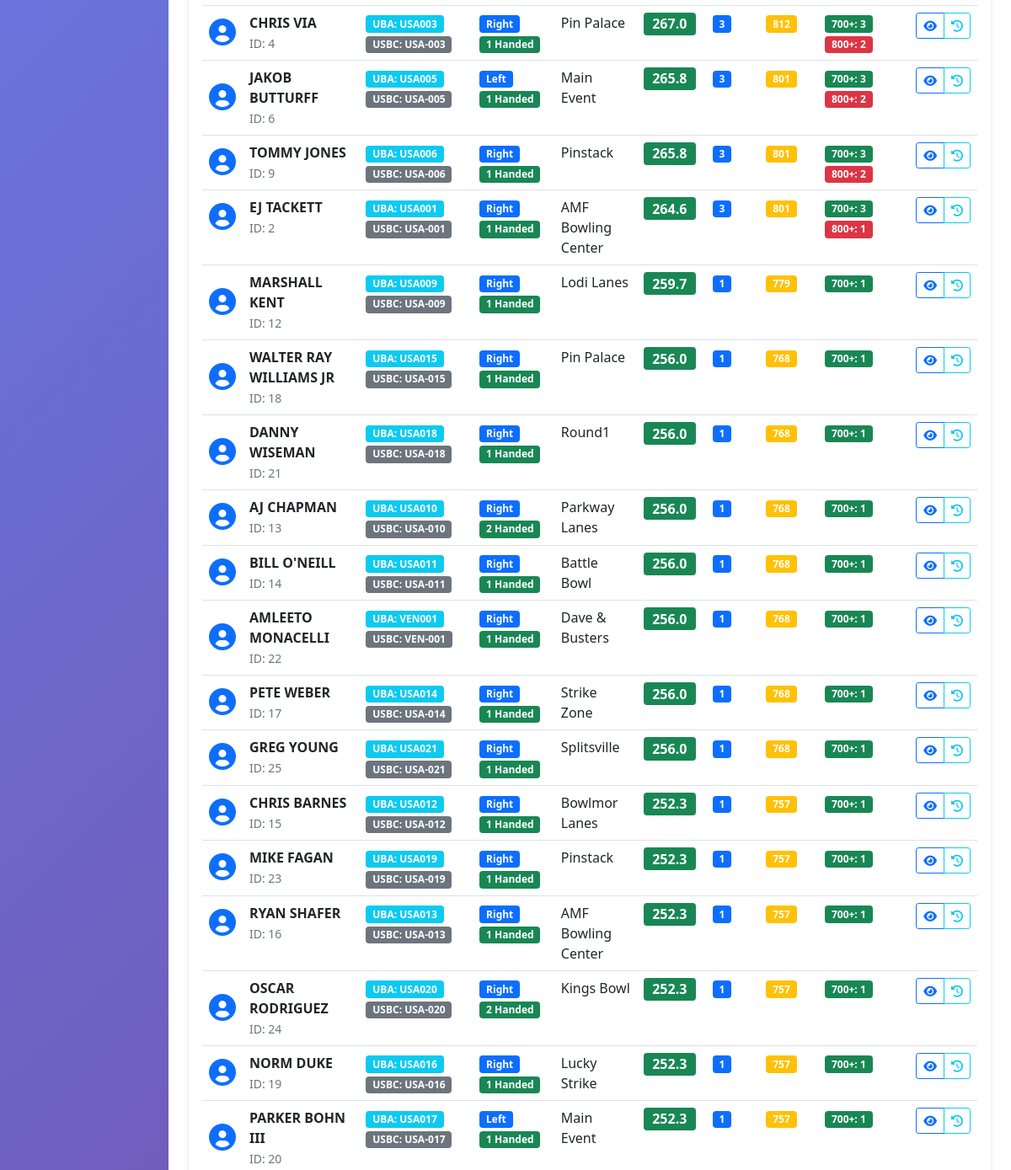
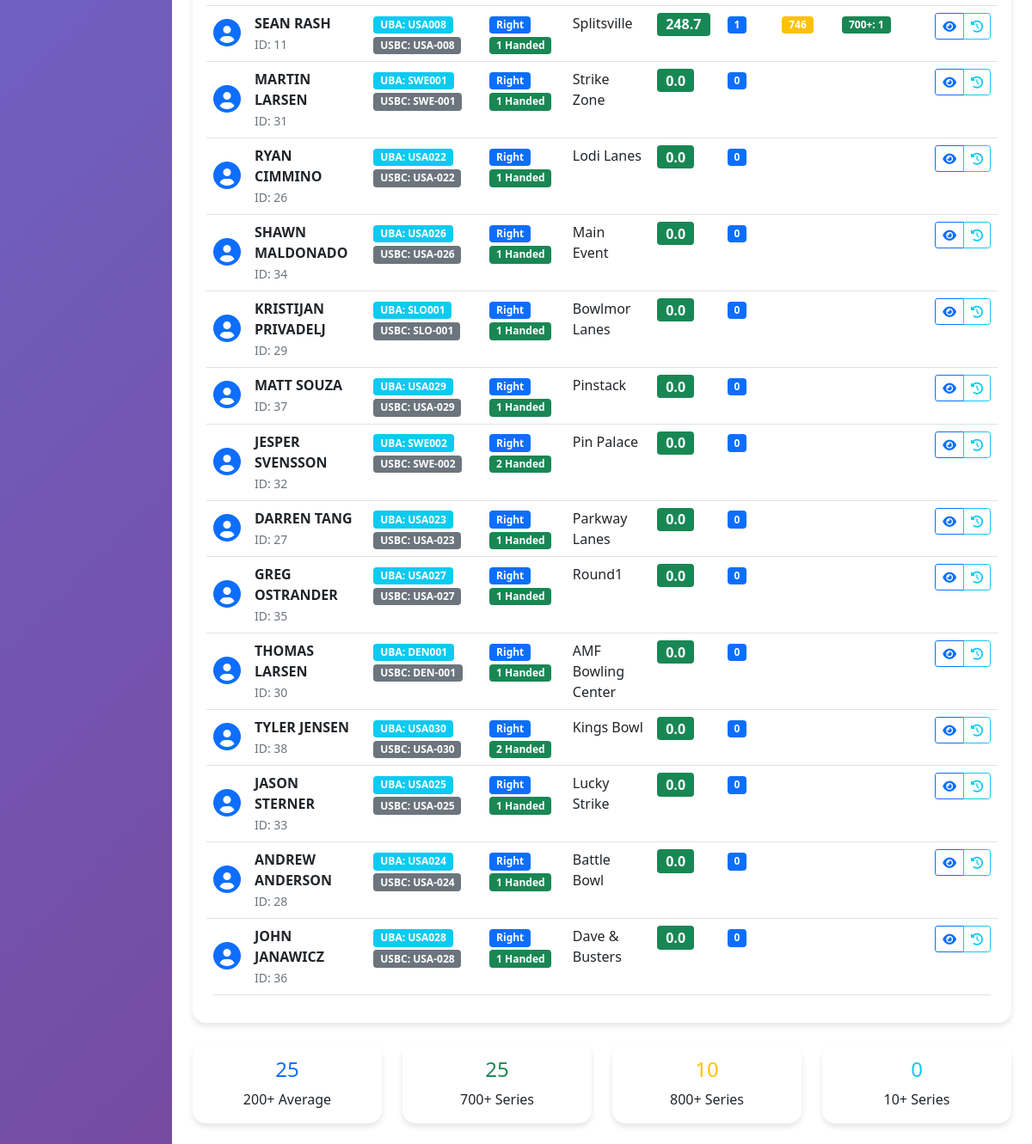
Before: /?page=bowlers (lower part) with the older database file (2 pictures, top to bottom).
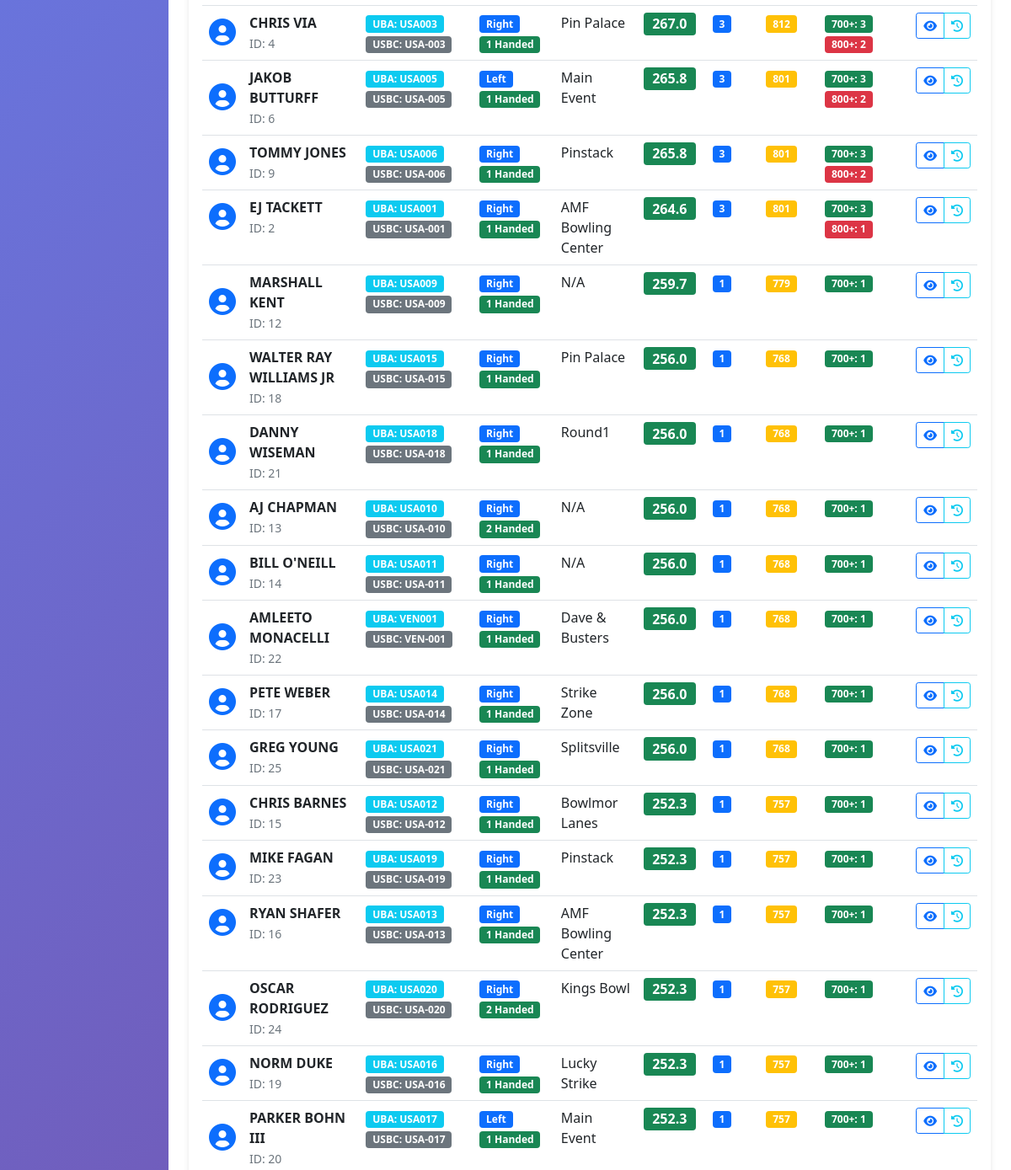
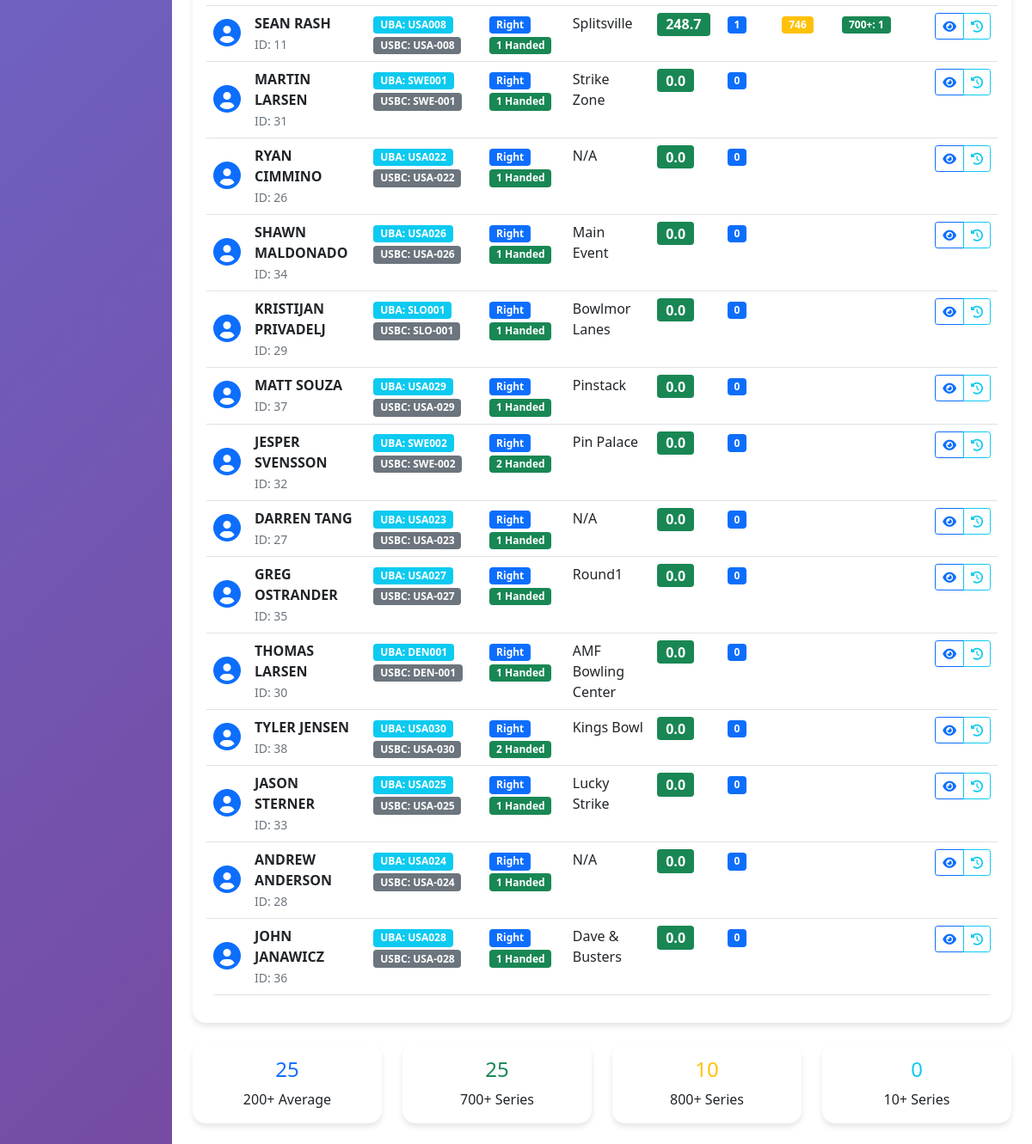
After: the same page with the newer database file (2 pictures, top to bottom).
### tables this page shows
CREATE TABLE bowlers (
    bowler_id INT AUTO_INCREMENT PRIMARY KEY,
    nickname VARCHAR(100) NOT NULL,
    uba_id VARCHAR(20) UNIQUE,
    usbc_id VARCHAR(20) UNIQUE,
    dexterity ENUM('Right', 'Left', 'Ambidextrous'),
    style ENUM('1 Handed', '2 Handed'),
    home_house_id INT,  
    created_at TIMESTAMP DEFAULT CURRENT_TIMESTAMP
);

### web/pages/bowlers.php (the view, shortened to what this page needs)
<?php
$sort = isset($_GET['sort']) ? $_GET['sort'] : 'overall_average';
$order = isset($_GET['order']) ? $_GET['order'] : 'DESC';
$query = "SELECT * FROM bowler_performance_summary";
$params = [];
$query .= " ORDER BY $sort $order";
$stmt = $pdo->prepare($query);
$stmt->execute($params);
$bowlers = $stmt->fetchAll();
?>
<div class="card">
    <div class="card-body">
        <div class="table-responsive">
            <table class="table table-hover">
                <tbody>
                    <?php foreach($bowlers as $bowler): ?>
                    <tr>
                        <td>
                            <div class="d-flex align-items-center">
                                <div class="avatar me-3">
                                    <i class="fas fa-user-circle fa-2x text-primary"></i>
                                </div>
                                <div>
                                    <strong><?php echo htmlspecialchars($bowler['nickname']); ?></strong>
                                    <br>
                                    <small class="text-muted">ID: <?php echo $bowler['bowler_id']; ?></small>
                                </div>
                            </div>
                        </td>
                        <td>
                            <?php if($bowler['uba_id']): ?>
                                <span class="badge bg-info me-1">UBA: <?php echo htmlspecialchars($bowler['uba_id']); ?></span>
                            <?php endif; ?>
                            <?php if($bowler['usbc_id']): ?>
                                <span class="badge bg-secondary">USBC: <?php echo htmlspecialchars($bowler['usbc_id']); ?></span>
                            <?php endif; ?>
                        </td>
                        <td>
                            <div>
                                <span class="badge bg-primary me-1"><?php echo $bowler['dexterity']; ?></span>
                                <span class="badge bg-success"><?php echo $bowler['style']; ?></span>
                            </div>
                        </td>
                        <td>
                            <?php echo htmlspecialchars($bowler['home_house'] ?? 'N/A'); ?>
                        </td>
                        <td>
                            <span class="badge bg-success fs-6"><?php echo number_format($bowler['overall_average'], 1); ?></span>
                        </td>
                        <td>
                            <span class="badge bg-primary"><?php echo $bowler['total_series']; ?></span>
                        </td>
                        <td>
                            <span class="badge bg-warning"><?php echo $bowler['highest_series']; ?></span>
                        </td>
                        <td>
                            <?php if($bowler['series_700_plus'] > 0): ?>
                                <span class="badge bg-success me-1">700+: <?php echo $bowler['series_700_plus']; ?></span>
                            <?php endif; ?>
                            <?php if($bowler['series_800_plus'] > 0): ?>
                                <span class="badge bg-danger">800+: <?php echo $bowler['series_800_plus']; ?></span>
                            <?php endif; ?>
                        </td>
                        <td>
                            <div class="btn-group" role="group">
                                <button type="button" class="btn btn-sm btn-outline-primary"
                                        onclick="viewBowlerDetails(<?php echo $bowler['bowler_id']; ?>)">
                                    <i class="fas fa-eye"></i>
                                </button>
                                <button type="button" class="btn btn-sm btn-outline-info"
                                        onclick="viewBowlerHistory(<?php echo $bowler['bowler_id']; ?>)">
                                    <i class="fas fa-history"></i>
                                </button>
                            </div>
                        </td>
                    </tr>
                    <?php endforeach; ?>
                </tbody>
            </table>
        </div>
    </div>
</div>
<div class="row mt-4">
    <div class="col-md-3">
        <div class="card text-center">
            <div class="card-body">
                <h4 class="text-primary"><?php echo count(array_filter($bowlers, fn($b) => $b['overall_average'] >= 200)); ?></h4>
                <p class="mb-0">200+ Average</p>
            </div>
        </div>
    </div>
    <div class="col-md-3">
        <div class="card text-center">
            <div class="card-body">
                <h4 class="text-success"><?php echo count(array_filter($bowlers, fn($b) => $b['series_700_plus'] > 0)); ?></h4>
                <p class="mb-0">700+ Series</p>
            </div>
        </div>
    </div>
    <div class="col-md-3">
        <div class="card text-center">
            <div class="card-body">
                <h4 class="text-warning"><?php echo count(array_filter($bowlers, fn($b) => $b['series_800_plus'] > 0)); ?></h4>
                <p class="mb-0">800+ Series</p>
            </div>
        </div>
    </div>
    <div class="col-md-3">
        <div class="card text-center">
            <div class="card-body">
                <h4 class="text-info"><?php echo count(array_filter($bowlers, fn($b) => $b['total_series'] >= 10)); ?></h4>
                <p class="mb-0">10+ Series</p>
            </div>
        </div>
    </div>
</div>

### web/index.php (shortened to what this page needs)
<?php
$host = 'localhost';
$dbname = 'bowling_db';
$username = 'root';
$password = '';
try {
    $pdo = new PDO("mysql:host=$host;dbname=$dbname;charset=utf8", $username, $password);
    $pdo->setAttribute(PDO::ATTR_ERRMODE, PDO::ERRMODE_EXCEPTION);
} catch(PDOException $e) {
    die("Connection failed: " . $e->getMessage());
}
$page = isset($_GET['page']) ? $_GET['page'] : 'dashboard';
?>
<!DOCTYPE html>
<html lang="en">
<head>
    <link href="https://cdn.jsdelivr.net/npm/bootstrap@5.1.3/dist/css/bootstrap.min.css" rel="stylesheet">
    <link href="https://cdnjs.cloudflare.com/ajax/libs/font-awesome/6.0.0/css/all.min.css" rel="stylesheet">
</head>
<body>
    <div class="container-fluid">
        <div class="row">
            <div class="col-md-3 col-lg-2 sidebar p-0">
            </div>
            <div class="col-md-9 col-lg-10 p-4">
                <?php
                switch($page) {
                    case 'bowlers':
                        include 'pages/bowlers.php';
                        break;
                }
                ?>
            </div>
        </div>
    </div>
</body>
</html>

### web/index.php (style rules this page uses)
.sidebar { min-height: 100vh; background: linear-gradient(135deg, #667eea 0%, #764ba2 100%); }
.card { border: none; border-radius: 15px; box-shadow: 0 4px 6px rgba(0,0,0,0.1); transition: transform 0.3s ease; }
.table { border-radius: 10px; overflow: hidden; }

Changed rows visible on the page:
changed bowlers "MARSHALL KENT": home_house "Lodi Lanes" → "N/A"
changed bowlers "AJ CHAPMAN": home_house "Parkway Lanes" → "N/A"
changed bowlers "BILL O'NEILL": home_house "Battle Bowl" → "N/A"
changed bowlers "RYAN CIMMINO": home_house "Lodi Lanes" → "N/A"
changed bowlers "DARREN TANG": home_house "Parkway Lanes" → "N/A"
changed bowlers "ANDREW ANDERSON": home_house "Battle Bowl" → "N/A"
